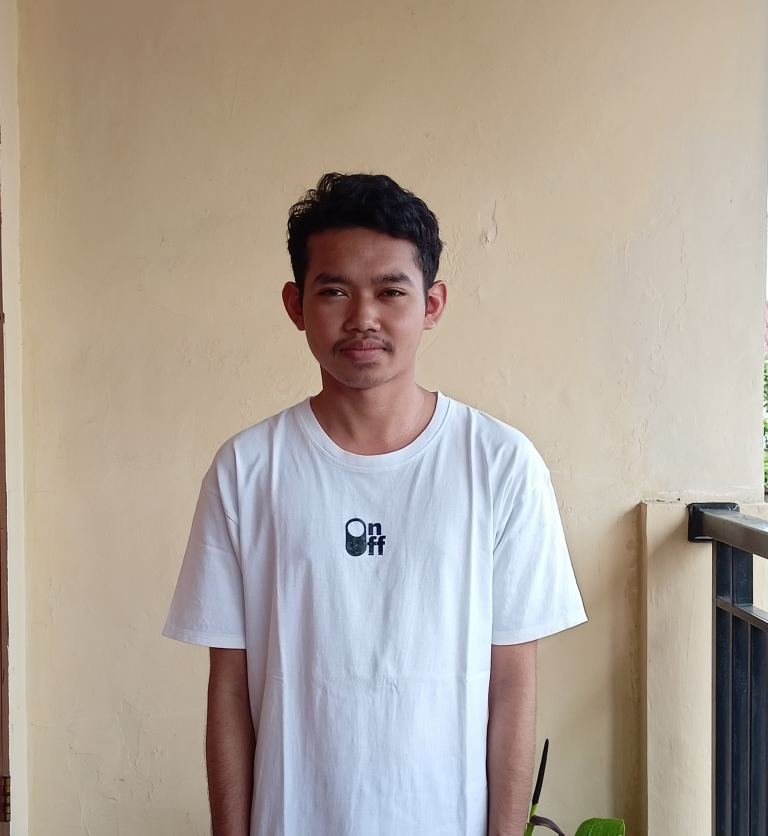
#> input picture GeometrikCitra-09_202231040_Wahid Yaminsyah Putra_A/WahidUAS.jpg, 3072 x 3341 px (shown at 1/4 size)
$ jupyter execute UASPCD_202231040.ipynb
#> lines starting #> are read from the running program, lines starting #| are printed output that depends on the picture
## Wahid Yaminsyah Putra 202231040

[cell 1]
import cv2 as cv
import numpy as np
import matplotlib.pyplot as plt

[cell 2]
# Memuat gambar
img = cv.imread('WahidUAS.jpg')
#> img is the input picture: shape (3341, 3072, 3); mean B, G, R 151.7, 163, 174.7
img = cv.cvtColor(img, cv.COLOR_BGR2RGB)
baris, kolom, _ = img.shape
#> baris = 3341; kolom = 3072

[cell 3]
# Memutar gambar sebesar 45 derajat
M_rotasi = cv.getRotationMatrix2D((kolom/2, baris/2), 45, 1)
img_rotasi = cv.warpAffine(img, M_rotasi, (kolom, baris))
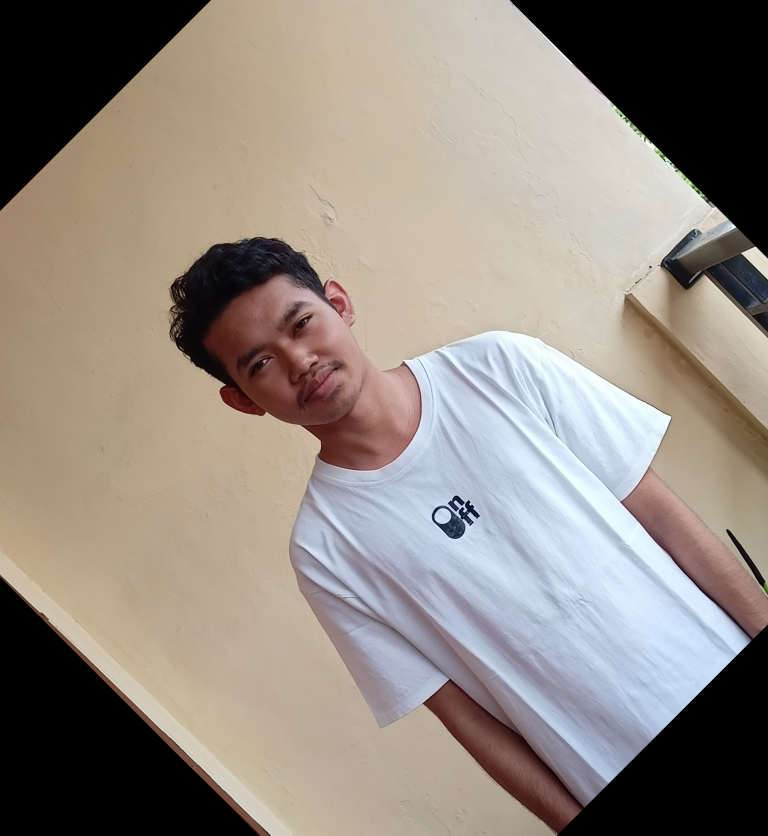
#> img_rotasi: shape (3341, 3072, 3) (shown at 1/4 size); mean R, G, B 147, 137.7, 129.5

# Mengubah ukuran gambar agar tampak menyempit
lebar = int(kolom * 0.2)  # Mengurangi lebar menjadi 20% dari ukuran asli
#> lebar = 614
tinggi = baris  # Mempertahankan tinggi asli
#> tinggi = 3341
img_ubah_ukuran = cv.resize(img, (lebar, tinggi))
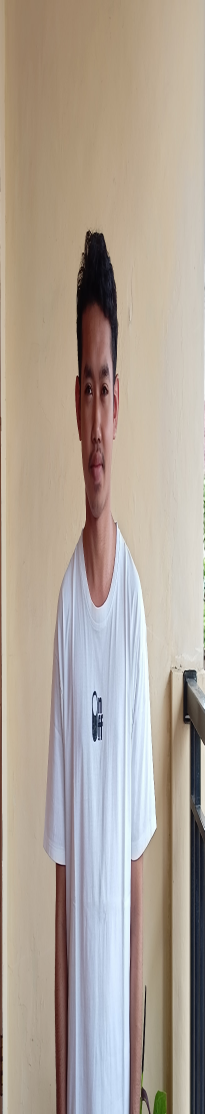
#> img_ubah_ukuran: shape (3341, 614, 3) (shown at 1/3 size); mean R, G, B 174.7, 163, 151.7

# Memotong gambar
mulai_baris, mulai_kolom = int(baris * 0.17), int(kolom * 0.17)
#> mulai_baris = 567; mulai_kolom = 522
akhir_baris, akhir_kolom = int(baris * 0.50), int(kolom * 0.50)
#> akhir_baris = 1670; akhir_kolom = 1536
img_potong = img[mulai_baris:akhir_baris, mulai_kolom:akhir_kolom]
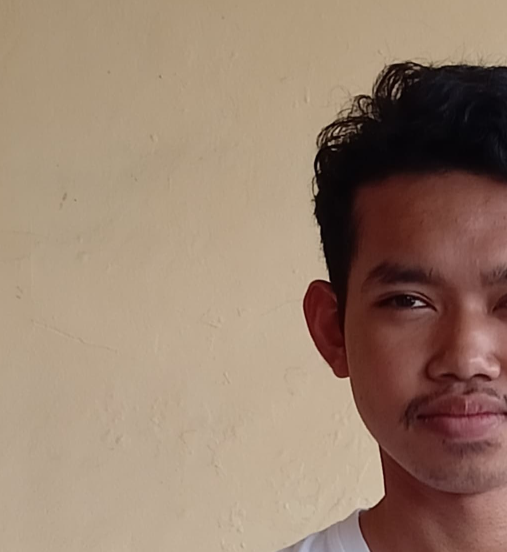
#> img_potong: shape (1103, 1014, 3) (shown at 1/2 size); mean R, G, B 153.4, 129.3, 110.7

# Membalik gambar secara horizontal
img_balik = cv.flip(img, 1)
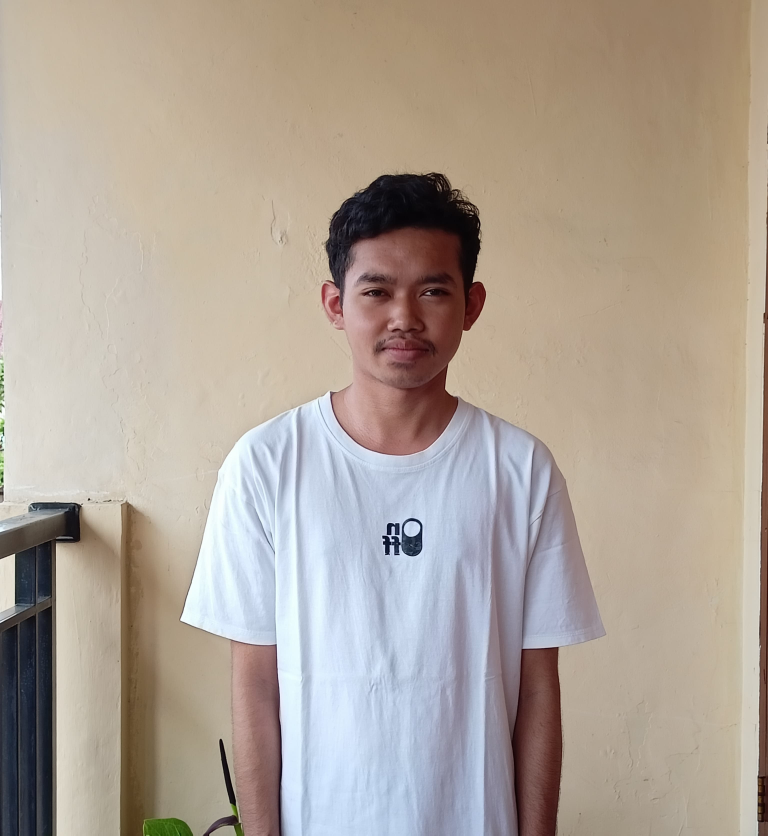
#> img_balik: shape (3341, 3072, 3) (shown at 1/4 size); mean R, G, B 174.7, 163, 151.7

# Mentranslasi gambar (menggeser ke kanan sebesar 100 piksel dan ke bawah sebesar 60 piksel)
M_translasi = np.float32([[1, 0, 100], [0, 1, 60]])
img_translasi = cv.warpAffine(img, M_translasi, (kolom, baris))
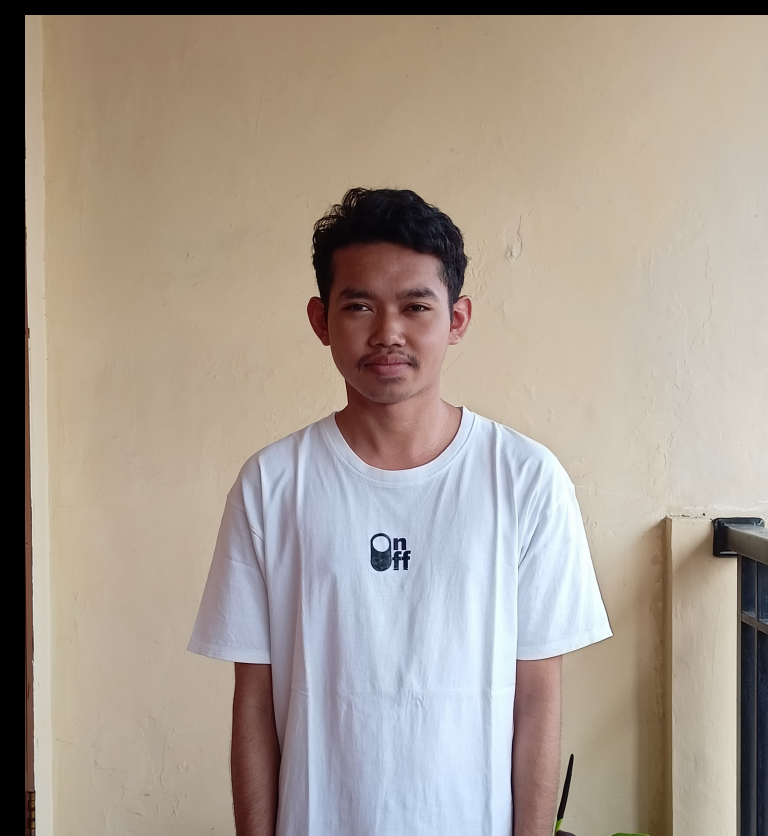
#> img_translasi: shape (3341, 3072, 3) (shown at 1/4 size); mean R, G, B 167.1, 155.5, 144.4

# Plot gambar dengan label sumbu
fig, axs = plt.subplots(2, 3, figsize=(15, 10))

# Gambar Asli
axs[0, 0].imshow(img)
axs[0, 0].set_title('Citra Asli')

# Gambar Setelah Diputar
axs[0, 1].imshow(img_rotasi)
axs[0, 1].set_title('After Rotated')

# Gambar Setelah Diubah Ukurannya (menyempit)
axs[0, 2].imshow(img_ubah_ukuran)
axs[0, 2].set_title('After Resized')

# Gambar Setelah Dipotong
axs[1, 0].imshow(img_potong)
axs[1, 0].set_title('After Cropped')

# Gambar Setelah Dibalik
axs[1, 1].imshow(img_balik)
axs[1, 1].set_title('After Flipped')

# Gambar Setelah Ditranslasi
axs[1, 2].imshow(img_translasi)
axs[1, 2].set_title('After Translated')

for ax in axs.flat:
    ax.axis('on')  # Memastikan label sumbu ditampilkan

plt.tight_layout()
plt.show()
